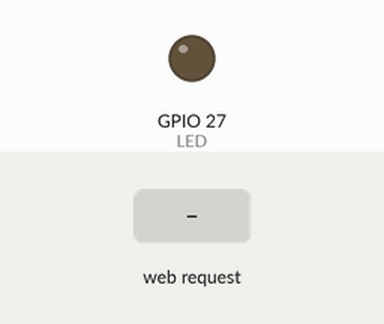
Simulated run of this sketch. Board: ESP32. Parts: output pins drawn as LEDs (lit = HIGH). The test bench sets the inputs (shaded band). WiFi joins after 1.5 s; servers stay silent unless stated; what the sketch prints to the serial monitor is not drawn.

Above: at 2.7 s.
2.8 s: HTTP request GET / received
At 3.5 s:
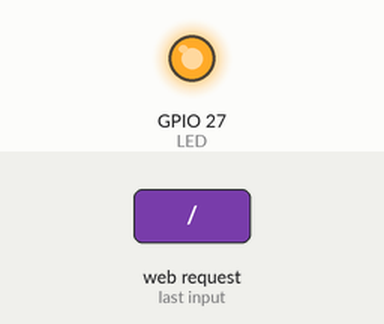
Timing chart, 0 to 5.8 s (numbered marks = the images above; inputs shaded):
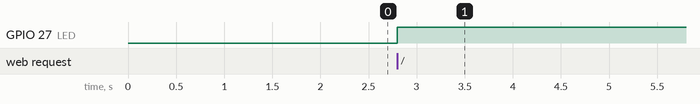

The sketch:

main.ino
```cpp
#include <WiFi.h>
#include <WebServer.h>

const char* ssid = "ProjectesSMX";
const char* password = "Hola1234";

const int pinLDR = 35;
const int pinLM35 = 34;
const int LED = 27;

WebServer server(80);

void enviarPaginaPrincipal() {
    int valorLDR = analogRead(pinLDR);
    float tempC = (analogRead(pinLM35) * 5.0 / 4095.0) * 100.0;

    String colorTemp = "#28a745"; // Verd
    digitalWrite(LED, LOW);

    if (tempC > 24.0) {
        colorTemp = "#dc3545"; // Vermell
        digitalWrite(LED, HIGH);
    }

    String html = "<html><head><meta charset='UTF-8'>";
    html += "<meta http-equiv='refresh' content='5'>";
    html += "<style>body{font-family:sans-serif; text-align:center;} .card{padding:20px; color:white; display:inline-block; margin:10px; border-radius:10px;}</style>";
    html += "</head><body><h1>Monitor CPD</h1>";
    html += "<div class='card' style='background:" + colorTemp + ";'><h3>Temp</h3><p>" + String(tempC, 1) + " °C</p></div>";
    html += "</body></html>";
    server.send(200, "text/html", html);
}

void credits() {
    server.send(200, "text/html", "<h1>Fet per Alex i Jonathan</h1>");
}

void setup() {
    pinMode(LED, OUTPUT);
    Serial.begin(115200);
    WiFi.begin(ssid, password);
    Serial.print("Connectant...");

    while (WiFi.status() != WL_CONNECTED) {
        delay(500);
        Serial.print(".");
    }

    Serial.println("\n Connectat!");
    Serial.print("IP: ");
    Serial.println(WiFi.localIP());

    server.on("/", enviarPaginaPrincipal);
    server.on("/credits", credits);
    server.begin();
}

void loop() {
    server.handleClient();
}
```

Measured:
- after the input at 2.8 s, GPIO 27 (LED): LOW → HIGH at once
